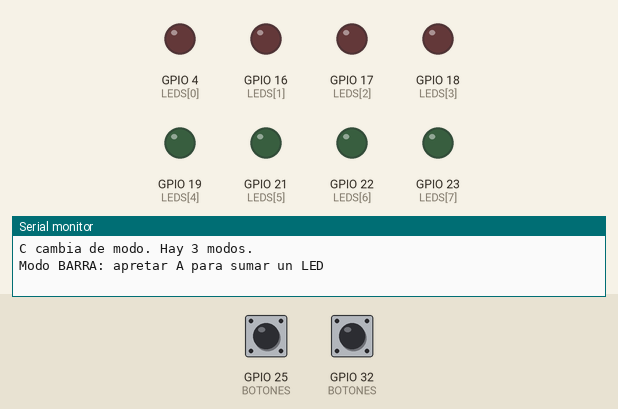
A sketch run on a simulated ESP32. Parts: output pins drawn as LEDs (lit = HIGH), the last lines printed to the serial monitor. Dashed ring = blinking. The test bench sets the inputs (shaded band); at power-on: GPIO 25 (BOTONES) HIGH, GPIO 32 (BOTONES) HIGH.

Above: at 1.2 s.
1.3 s: GPIO 25 (BOTONES) pulled LOW for 0.15 s
At 1.45 s:
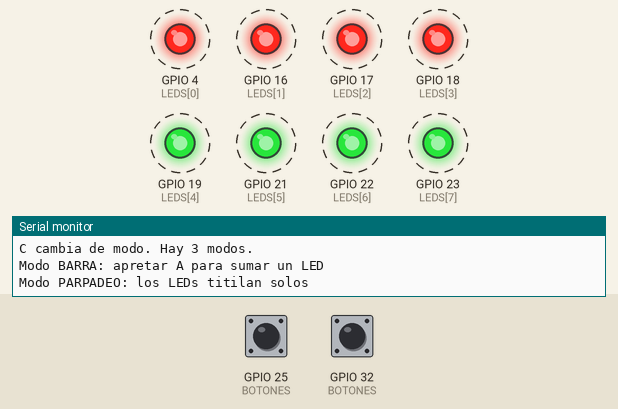
4.4 s: GPIO 25 (BOTONES) pulled LOW for 1 s
6.9 s: GPIO 25 (BOTONES) driven LOW and GPIO 32 (BOTONES) driven LOW
At 8.1 s:
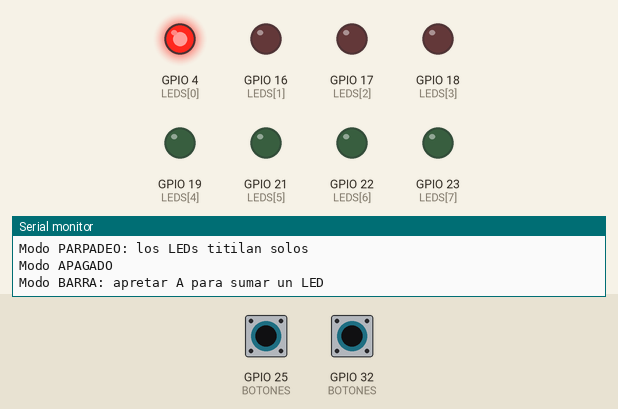
8.4 s: GPIO 32 (BOTONES) pulsed HIGH 5 times (0.12 s each, 0.3 s apart)
At 11.2 s:
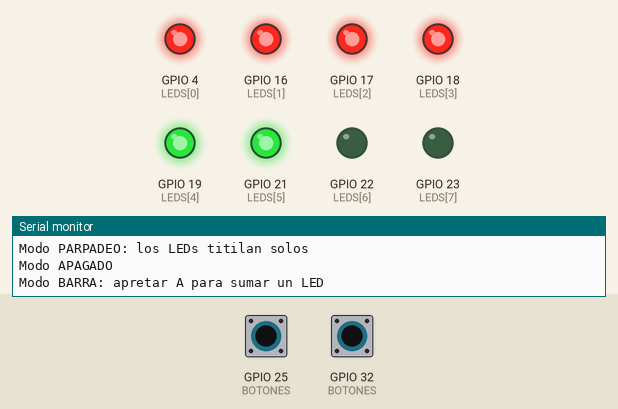
Timing chart, 0 to 12.4 s (numbered marks = the images above; inputs shaded):
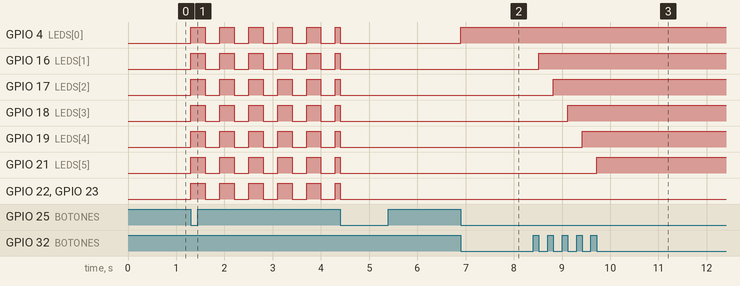

The sketch:

sketch.ino
```cpp
// Clase 8 - Ejemplo 1: enum y switch (el esqueleto de un menú)
// El botón C recorre tres modos. Cada modo hace algo distinto con los LEDs.
// Observar cómo el enum le pone NOMBRE a cada número y cómo el switch
// elige qué código ejecutar según el modo.

#include <Arduino.h>

const int LEDS[8] = {4, 16, 17, 18, 19, 21, 22, 23};  // L0 ... L7
const int BOTON_A = 32;
const int BOTON_B = 33;
const int BOTON_C = 25;

// ---------- Los modos, con nombre ----------
enum Modo {
  MODO_BARRA,       // vale 0: A agrega un LED a la barra
  MODO_PARPADEO,    // vale 1: los 8 LEDs titilan solos
  MODO_APAGADO,     // vale 2: todo apagado
  CANTIDAD_MODOS    // vale 3: truco para saber cuántos modos hay
};

Modo modo = MODO_BARRA;             // el modo activo (¡siempre inicializado!)

uint8_t barra = 0;                  // variable del modo BARRA
bool encendidos = false;            // variable del modo PARPADEO
unsigned long ultimoParpadeo = 0;

// ---------- Detección de flancos con antirrebote (para los 3 botones) ----------
const int CANT_BOTONES = 3;
const int BOTONES[CANT_BOTONES] = {BOTON_A, BOTON_B, BOTON_C};  // 0 = A, 1 = B, 2 = C
const unsigned long ANTIRREBOTE_MS = 50;

bool apretadoAntes[CANT_BOTONES] = {false, false, false};  // memoria de cada botón
unsigned long ultimoCambio[CANT_BOTONES] = {0, 0, 0};      // cuándo cambió por última vez

// Devuelve true UNA sola vez por cada pulsación del botón (0 = A, 1 = B, 2 = C).
bool seApreto(int boton) {
  bool apretadoAhora = (digitalRead(BOTONES[boton]) == LOW);
  bool hayFlanco = false;

  if (apretadoAhora != apretadoAntes[boton]) {                 // ¿cambió?
    if (millis() - ultimoCambio[boton] >= ANTIRREBOTE_MS) {    // ¿y no es un rebote?
      ultimoCambio[boton] = millis();
      apretadoAntes[boton] = apretadoAhora;
      if (apretadoAhora) {
        hayFlanco = true;                                      // cambió de suelto a apretado
      }
    }
  }
  return hayFlanco;
}
// --------------------------------------------------------------------------------

// Clase 8: nombres para los índices de BOTONES, en vez de 0, 1 y 2
enum Boton { BOT_A, BOT_B, BOT_C };

// Muestra un byte en los 8 LEDs (Clase 5)
void mostrarByte(uint8_t valor) {
  for (int i = 0; i < 8; i++) {
    digitalWrite(LEDS[i], (valor >> i) & 1);
  }
}

// Imprime el nombre del modo: un switch con un case por cada valor del enum
void imprimirModo(Modo m) {
  switch (m) {
    case MODO_BARRA:
      Serial.printf("Modo BARRA: apretar A para sumar un LED\n");
      break;
    case MODO_PARPADEO:
      Serial.printf("Modo PARPADEO: los LEDs titilan solos\n");
      break;
    case MODO_APAGADO:
      Serial.printf("Modo APAGADO\n");
      break;
    default:                                   // cualquier otro valor
      Serial.printf("Modo desconocido (%d)\n", (int)m);
      break;
  }
}

void setup() {
  Serial.begin(115200);
  for (int i = 0; i < 8; i++) {
    pinMode(LEDS[i], OUTPUT);
  }
  for (int i = 0; i < CANT_BOTONES; i++) {
    pinMode(BOTONES[i], INPUT_PULLUP);
  }
  Serial.printf("C cambia de modo. Hay %d modos.\n", (int)CANTIDAD_MODOS);
  imprimirModo(modo);
}

void loop() {
  // 1) Leer los botones UNA sola vez por vuelta
  bool flancoA = seApreto(BOT_A);
  bool flancoC = seApreto(BOT_C);

  // 2) C pasa al modo siguiente: 0 -> 1 -> 2 -> 0 ...
  //    (Modo) convierte el número entero de vuelta al tipo Modo.
  if (flancoC) {
    modo = (Modo)((modo + 1) % CANTIDAD_MODOS);
    imprimirModo(modo);
  }

  // 3) Ejecutar SOLO el código del modo activo
  switch (modo) {
    case MODO_BARRA:
      if (flancoA) {
        if (barra == 0xFF) {
          barra = 0;                     // llena: vuelve a empezar
        } else {
          barra = (barra << 1) | 1;      // agrega un 1 a la derecha
        }
      }
      mostrarByte(barra);
      break;

    case MODO_PARPADEO:
      if (millis() - ultimoParpadeo >= 300) {   // cada 300 ms, sin delay
        ultimoParpadeo = millis();
        encendidos = !encendidos;
      }
      if (encendidos) {
        mostrarByte(0xFF);
      } else {
        mostrarByte(0x00);
      }
      break;

    case MODO_APAGADO:
      mostrarByte(0x00);
      break;

    default:
      modo = MODO_BARRA;                 // por las dudas: volver a un modo válido
      break;
  }
}
```

Measured:
- after the input at 1.3 s, GPIO 4 (LEDS[0]), GPIO 16 (LEDS[1]), GPIO 17 (LEDS[2]), GPIO 18 (LEDS[3]), GPIO 19 (LEDS[4]), GPIO 21 (LEDS[5]), GPIO 22 (LEDS[6]), GPIO 23 (LEDS[7]): alternates HIGH for 0.30 s and LOW for 0.30 s, starting at once
- after the input at 6.9 s, GPIO 4 (LEDS[0]): LOW → HIGH at once
- after the input at 8.4 s, GPIO 16 (LEDS[1]): LOW → HIGH after 0.12 s; GPIO 17 (LEDS[2]): LOW → HIGH after 0.42 s; GPIO 18 (LEDS[3]): LOW → HIGH after 0.72 s; GPIO 19 (LEDS[4]): LOW → HIGH after 1.0 s; GPIO 21 (LEDS[5]): LOW → HIGH after 1.3 s
